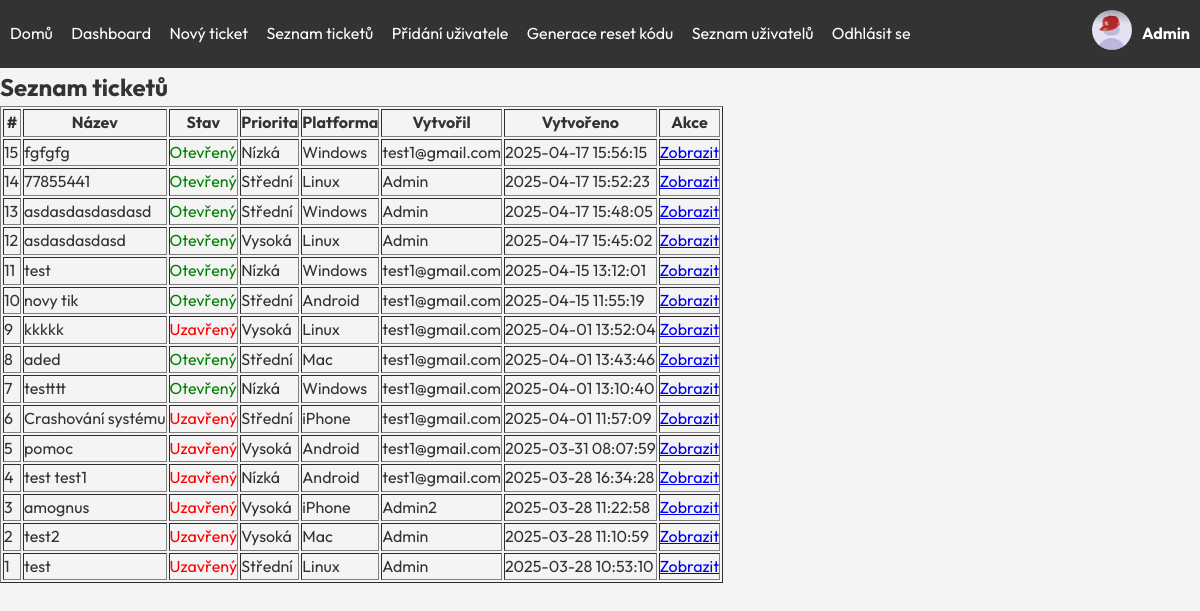
The app's page /Frontend/tickets.php (signed in) with its own data.
### tables this page shows
CREATE TABLE `tickets` (
  `id` int(11) NOT NULL,
  `user_id` int(11) NOT NULL,
  `title` varchar(255) NOT NULL,
  `description` text NOT NULL,
  `status` enum('Otevřený','Uzavřený') DEFAULT 'Otevřený',
  `priority` enum('Nízká','Střední','Vysoká') NOT NULL,
  `platform` enum('Windows','Mac','Linux','Android','iPhone') NOT NULL,
  `created_at` datetime NOT NULL,
  `closed_at` datetime DEFAULT NULL
);

CREATE TABLE `users` (
  `id` int(11) NOT NULL,
  `name` varchar(100) NOT NULL,
  `email` varchar(255) NOT NULL,
  `role` varchar(255) NOT NULL,
  `created_at` timestamp NOT NULL DEFAULT current_timestamp(),
  `password` varchar(255) NOT NULL
);

### Frontend/tickets.php (the view, shortened to what this page needs)
<?php
include 'db.php';
$role = $_SESSION['role'];
if ($role === 'it') {
    $sql = "SELECT tickets.id, tickets.title, tickets.status, tickets.priority, tickets.platform, tickets.created_at, users.name
            FROM tickets
            JOIN users ON tickets.user_id = users.id
            ORDER BY tickets.created_at DESC";
    $stmt = $conn->prepare($sql);
}
$stmt->execute();
$result = $stmt->get_result();
?>
<!DOCTYPE html>
<html lang="cs">
<head>
    <link rel="stylesheet" href="s/style.css">
</head>
<body>
    <?php include 'header.php'; ?>
    <h2>Seznam ticketů</h2>
    <table border="1">
        <thead>
            <tr>
                <th>#</th>
                <th>Název</th>
                <th>Stav</th>
                <th>Priorita</th>
                <th>Platforma</th>
                <th>Vytvořil</th>
                <th>Vytvořeno</th>
                <th>Akce</th>
            </tr>
        </thead>
        <tbody>
            <?php if ($result->num_rows > 0): ?>
                <?php while ($row = $result->fetch_assoc()): ?>
                    <tr>
                        <td><?= $row['id'] ?></td>
                        <td><?= htmlspecialchars($row['title']) ?></td>
                        <td>
                            <?php if ($row['status'] === 'Otevřený'): ?>
                                <span style="color: green;">Otevřený</span>
                            <?php else: ?>
                                <span style="color: red;">Uzavřený</span>
                            <?php endif; ?>
                        </td>
                        <td><?= htmlspecialchars($row['priority']) ?></td>
                        <td><?= htmlspecialchars($row['platform']) ?></td>
                        <td><?= htmlspecialchars($row['name']) ?></td>
                        <td><?= $row['created_at'] ?></td>
                        <td>
                            <a href="ticket_detail.php?id=<?= $row['id'] ?>">Zobrazit</a>
                        </td>
                    </tr>
                <?php endwhile; ?>
            <?php else: ?>
                <tr><td colspan="8">Žádné tickety k zobrazení</td></tr>
            <?php endif; ?>
        </tbody>
    </table>
</body>
</html>

### Frontend/s/style.css (style rules this page uses)
:root { --primary-color: #007bff; --dark-color: #1a1a2e; --light-color: #f4f4f4; --text-color: #333; }
* { margin: 0; padding: 0; box-sizing: border-box; font-family: 'Outfit', sans-serif; }
body { background: var(--light-color); color: var(--text-color); line-height: 1.6; }

### records on screen
tickets: id "15", title "fgfgfg", status "Otevřený", priority "Nízká", platform "Windows", user.name "test1@gmail.com", created_at "2025-04-17 15:56:15"
tickets: id "14", title "77855441", status "Otevřený", priority "Střední", platform "Linux", user.name "Admin", created_at "2025-04-17 15:52:23"
tickets: id "13", title "asdasdasdasdasd", status "Otevřený", priority "Střední", platform "Windows", user.name "Admin", created_at "2025-04-17 15:48:05"
tickets: id "12", title "asdasdasdasd", status "Otevřený", priority "Vysoká", platform "Linux", user.name "Admin", created_at "2025-04-17 15:45:02"
tickets: id "11", title "test", status "Otevřený", priority "Nízká", platform "Windows", user.name "test1@gmail.com", created_at "2025-04-15 13:12:01"
tickets: id "10", title "novy tik", status "Otevřený", priority "Střední", platform "Android", user.name "test1@gmail.com", created_at "2025-04-15 11:55:19"
tickets: id "9", title "kkkkk", status "Uzavřený", priority "Vysoká", platform "Linux", user.name "test1@gmail.com", created_at "2025-04-01 13:52:04"
tickets: id "8", title "aded", status "Otevřený", priority "Střední", platform "Mac", user.name "test1@gmail.com", created_at "2025-04-01 13:43:46"
tickets: id "7", title "testttt", status "Otevřený", priority "Nízká", platform "Windows", user.name "test1@gmail.com", created_at "2025-04-01 13:10:40"
tickets: id "6", title "Crashování systému", status "Uzavřený", priority "Střední", platform "iPhone", user.name "test1@gmail.com", created_at "2025-04-01 11:57:09"
tickets: id "5", title "pomoc", status "Uzavřený", priority "Vysoká", platform "Android", user.name "test1@gmail.com", created_at "2025-03-31 08:07:59"
tickets: id "4", title "test test1", status "Uzavřený", priority "Nízká", platform "Android", user.name "test1@gmail.com", created_at "2025-03-28 16:34:28"
tickets: id "3", title "amognus", status "Uzavřený", priority "Vysoká", platform "iPhone", user.name "Admin2", created_at "2025-03-28 11:22:58"
tickets: id "2", title "test2", status "Uzavřený", priority "Vysoká", platform "Mac", user.name "Admin", created_at "2025-03-28 11:10:59"
tickets: id "1", title "test", status "Uzavřený", priority "Střední", platform "Linux", user.name "Admin", created_at "2025-03-28 10:53:10"

### other values on screen
$jmeno "Admin"
